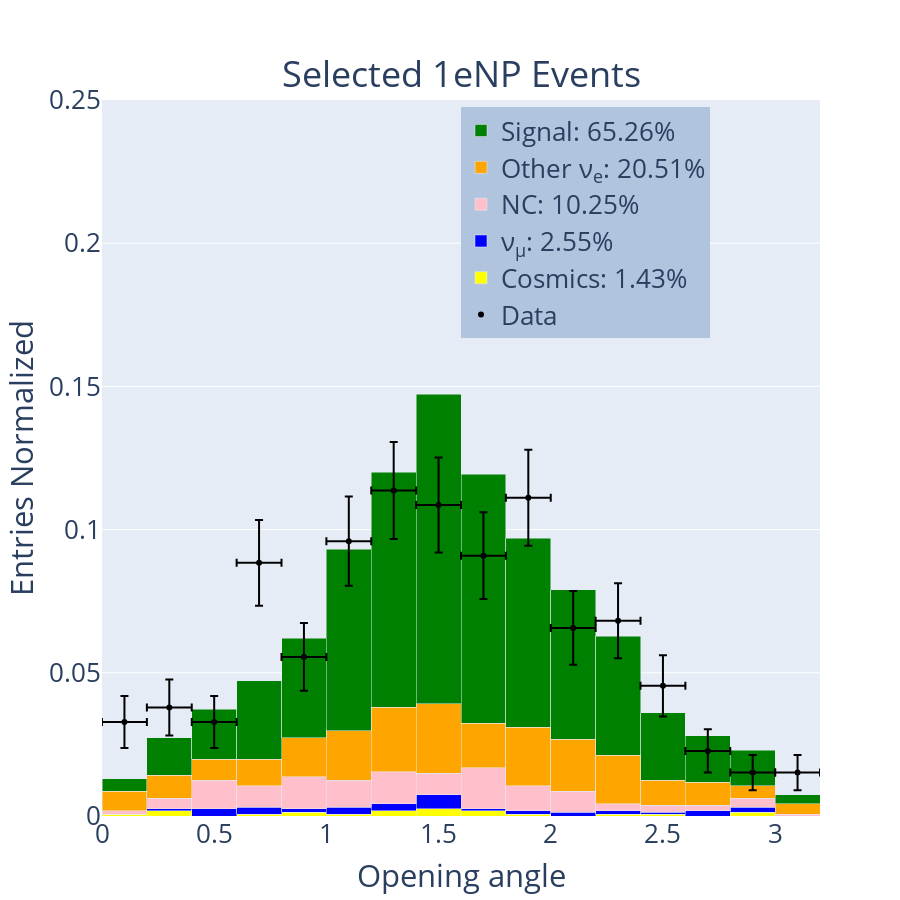
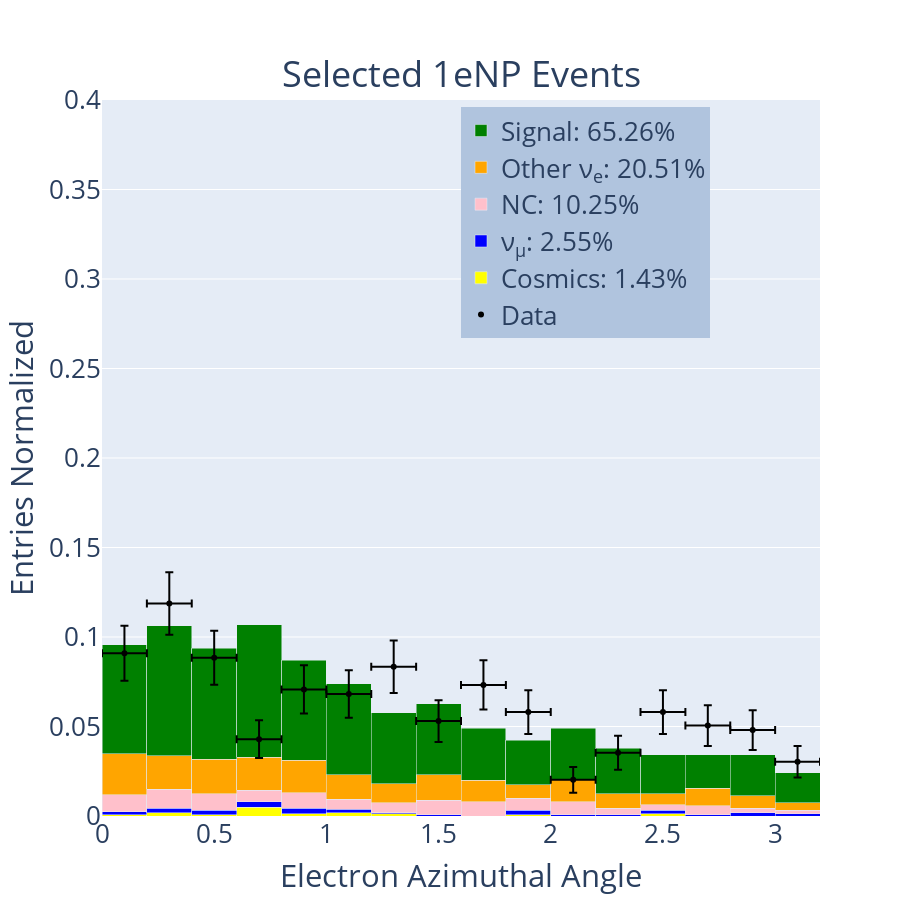
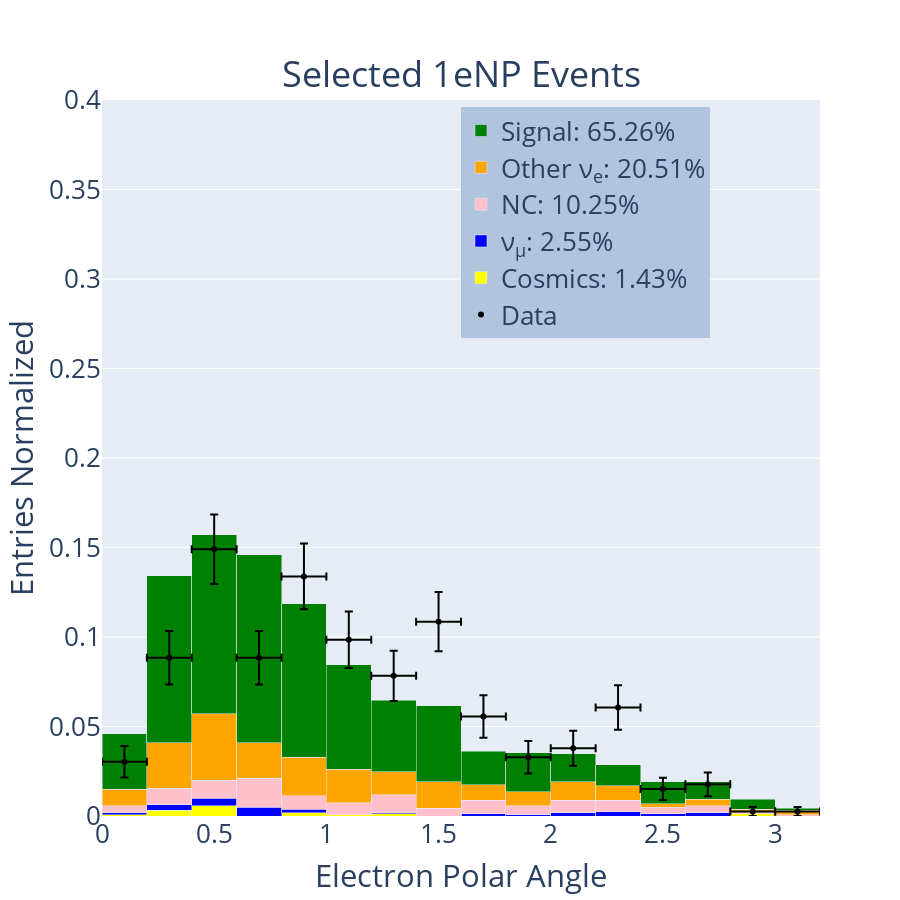

The notebook cell these images were saved under, in order:
### Code cell
hist_1d_norm('opening_angle_reco',[0,.25],[0,3.2],.2,'Opening angle','Selected 1eNP Events','1eNp')
hist_1d_norm('electron_azimuthal_angle_reco',[0,.4],[0,3.2],.2,'Electron Azimuthal Angle','Selected 1eNP Events','1eNp')
hist_1d_norm('leading_electron_polar_angle_reco',[0,.4],[0,3.2],.2,'Electron Polar Angle','Selected 1eNP Events','1eNp')

### Figure 1 — Plotly figure (JSON) as saved in the notebook; plotly's stock layout.template omitted (floating-point values rounded to 4 significant figures)
{"data": [{"error_x": {"array": [0.1, 0.1, 0.1, 0.1, 0.1, 0.1, 0.1, 0.1, 0.1, 0.1, 0.1, 0.1, 0.1, 0.1, 0.1, 0.1], "type": "data"}, "error_y": {"array": [0.009105, 0.00978, 0.009105, 0.01494, 0.01184, 0.01557, 0.01694, 0.01656, 0.01515, 0.01675, 0.01288, 0.01312, 0.01071, 0.007576, 0.006186, 0.006186], "type": "data", "visible": true}, "marker": {"color": "black"}, "mode": "markers", "name": "Data", "type": "scatter", "x": [0.1, 0.3, 0.5, 0.7, 0.9, 1.1, 1.3, 1.5, 1.7, 1.9, 2.1, 2.3, 2.5, 2.7, 2.9, 3.1], "xaxis": "x", "y": [0.03283, 0.03788, 0.03283, 0.08838, 0.05556, 0.09596, 0.1136, 0.1086, 0.09091, 0.1111, 0.06566, 0.06818, 0.04545, 0.02273, 0.01515, 0.01515], "yaxis": "y"}, {"marker": {"color": "yellow"}, "name": "Cosmics: 1.43%", "type": "bar", "width": [0.2, 0.2, 0.2, 0.2, 0.2, 0.2, 0.2, 0.2, 0.2, 0.2, 0.2, 0.2, 0.2, 0.2, 0.2, 0.2], "x": [0.1, 0.3, 0.5, 0.7, 0.9, 1.1, 1.3, 1.5, 1.7, 1.9, 2.1, 2.3, 2.5, 2.7, 2.9, 3.1], "xaxis": "x", "y": [0.0006215, 0.001865, 0, 0.0006215, 0.001243, 0.0006215, 0.001865, 0.002486, 0.001865, 0.0006215, 0, 0.0006215, 0.0006215, 0, 0.001243, 0], "yaxis": "y"}, {"marker": {"color": "blue"}, "name": "ν<sub>μ</sub>: 2.55%", "type": "bar", "width": [0.2, 0.2, 0.2, 0.2, 0.2, 0.2, 0.2, 0.2, 0.2, 0.2, 0.2, 0.2, 0.2, 0.2, 0.2, 0.2], "x": [0.1, 0.3, 0.5, 0.7, 0.9, 1.1, 1.3, 1.5, 1.7, 1.9, 2.1, 2.3, 2.5, 2.7, 2.9, 3.1], "xaxis": "x", "y": [0, 0.0006215, 0.002486, 0.002486, 0.001243, 0.002486, 0.002486, 0.004972, 0.0006215, 0.001243, 0.001243, 0.001243, 0.0006215, 0.001865, 0.001865, 0], "yaxis": "y"}, {"marker": {"color": "pink"}, "name": "NC: 10.25%", "type": "bar", "width": [0.2, 0.2, 0.2, 0.2, 0.2, 0.2, 0.2, 0.2, 0.2, 0.2, 0.2, 0.2, 0.2, 0.2, 0.2, 0.2], "x": [0.1, 0.3, 0.5, 0.7, 0.9, 1.1, 1.3, 1.5, 1.7, 1.9, 2.1, 2.3, 2.5, 2.7, 2.9, 3.1], "xaxis": "x", "y": [0.001243, 0.003729, 0.009944, 0.007458, 0.01119, 0.009323, 0.01119, 0.007458, 0.01429, 0.008701, 0.007458, 0.002486, 0.002486, 0.001865, 0.003108, 0.0006215], "yaxis": "y"}, {"marker": {"color": "orange"}, "name": "Other ν<sub>e</sub>: 20.51%", "type": "bar", "width": [0.2, 0.2, 0.2, 0.2, 0.2, 0.2, 0.2, 0.2, 0.2, 0.2, 0.2, 0.2, 0.2, 0.2, 0.2, 0.2], "x": [0.1, 0.3, 0.5, 0.7, 0.9, 1.1, 1.3, 1.5, 1.7, 1.9, 2.1, 2.3, 2.5, 2.7, 2.9, 3.1], "xaxis": "x", "y": [0.006837, 0.00808, 0.007458, 0.009323, 0.01367, 0.0174, 0.02237, 0.02424, 0.01554, 0.02051, 0.01802, 0.01678, 0.008701, 0.00808, 0.004351, 0.003729], "yaxis": "y"}, {"marker": {"color": "green"}, "name": "Signal: 65.26%", "type": "bar", "width": [0.2, 0.2, 0.2, 0.2, 0.2, 0.2, 0.2, 0.2, 0.2, 0.2, 0.2, 0.2, 0.2, 0.2, 0.2, 0.2], "x": [0.1, 0.3, 0.5, 0.7, 0.9, 1.1, 1.3, 1.5, 1.7, 1.9, 2.1, 2.3, 2.5, 2.7, 2.9, 3.1], "xaxis": "x", "y": [0.004351, 0.01305, 0.0174, 0.02735, 0.0348, 0.06339, 0.08204, 0.1081, 0.08701, 0.06588, 0.05221, 0.04164, 0.02362, 0.01616, 0.01243, 0.003108], "yaxis": "y"}], "layout": {"annotations": [{"font": {"size": 36}, "showarrow": false, "text": "Selected 1eNP Events", "x": 0.5, "xanchor": "center", "xref": "paper", "y": 1, "yanchor": "bottom", "yref": "paper"}], "barmode": "stack", "font": {"size": 26}, "height": 900, "legend": {"bgcolor": "LightSteelBlue", "bordercolor": "Black", "x": 0.5, "xanchor": "left", "y": 0.99, "yanchor": "top"}, "showlegend": true, "width": 900, "xaxis": {"anchor": "y", "domain": [0, 1], "range": [0, 3.2], "title": {"text": "Opening angle"}}, "yaxis": {"anchor": "x", "domain": [0, 1], "range": [0, 0.25], "title": {"text": "Entries Normalized "}}}}

### Figure 2 — Plotly figure (JSON) as saved in the notebook; plotly's stock layout.template omitted (floating-point values rounded to 4 significant figures)
{"data": [{"error_x": {"array": [0.1, 0.1, 0.1, 0.1, 0.1, 0.1, 0.1, 0.1, 0.1, 0.1, 0.1, 0.1, 0.1, 0.1, 0.1, 0.1], "type": "data"}, "error_y": {"array": [0.01531, 0.01749, 0.01509, 0.01052, 0.0135, 0.01326, 0.01465, 0.01169, 0.01374, 0.01223, 0.007215, 0.009545, 0.01223, 0.01141, 0.01112, 0.008837], "type": "data", "visible": true}, "marker": {"color": "black"}, "mode": "markers", "name": "Data", "type": "scatter", "x": [0.1, 0.3, 0.5, 0.7, 0.9, 1.1, 1.3, 1.5, 1.7, 1.9, 2.1, 2.3, 2.5, 2.7, 2.9, 3.1], "xaxis": "x", "y": [0.09091, 0.1187, 0.08838, 0.04293, 0.07071, 0.06818, 0.08333, 0.05303, 0.07323, 0.05808, 0.0202, 0.03535, 0.05808, 0.05051, 0.04798, 0.0303], "yaxis": "y"}, {"marker": {"color": "yellow"}, "name": "Cosmics: 1.43%", "type": "bar", "width": [0.2, 0.2, 0.2, 0.2, 0.2, 0.2, 0.2, 0.2, 0.2, 0.2, 0.2, 0.2, 0.2, 0.2, 0.2, 0.2], "x": [0.1, 0.3, 0.5, 0.7, 0.9, 1.1, 1.3, 1.5, 1.7, 1.9, 2.1, 2.3, 2.5, 2.7, 2.9, 3.1], "xaxis": "x", "y": [0.0006215, 0.001865, 0.0006215, 0.004972, 0.001243, 0.001865, 0.001243, 0, 0, 0.0006215, 0, 0, 0.001243, 0, 0, 0], "yaxis": "y"}, {"marker": {"color": "blue"}, "name": "ν<sub>μ</sub>: 2.55%", "type": "bar", "width": [0.2, 0.2, 0.2, 0.2, 0.2, 0.2, 0.2, 0.2, 0.2, 0.2, 0.2, 0.2, 0.2, 0.2, 0.2, 0.2], "x": [0.1, 0.3, 0.5, 0.7, 0.9, 1.1, 1.3, 1.5, 1.7, 1.9, 2.1, 2.3, 2.5, 2.7, 2.9, 3.1], "xaxis": "x", "y": [0.001865, 0.002486, 0.002486, 0.003108, 0.003108, 0.001865, 0.0006215, 0.0006215, 0, 0.002486, 0.0006215, 0.0006215, 0.001865, 0.0006215, 0.001865, 0.001243], "yaxis": "y"}, {"marker": {"color": "pink"}, "name": "NC: 10.25%", "type": "bar", "width": [0.2, 0.2, 0.2, 0.2, 0.2, 0.2, 0.2, 0.2, 0.2, 0.2, 0.2, 0.2, 0.2, 0.2, 0.2, 0.2], "x": [0.1, 0.3, 0.5, 0.7, 0.9, 1.1, 1.3, 1.5, 1.7, 1.9, 2.1, 2.3, 2.5, 2.7, 2.9, 3.1], "xaxis": "x", "y": [0.009323, 0.01057, 0.009323, 0.006215, 0.008701, 0.005594, 0.005594, 0.00808, 0.00808, 0.006837, 0.007458, 0.003729, 0.003108, 0.004972, 0.002486, 0.001865], "yaxis": "y"}, {"marker": {"color": "orange"}, "name": "Other ν<sub>e</sub>: 20.51%", "type": "bar", "width": [0.2, 0.2, 0.2, 0.2, 0.2, 0.2, 0.2, 0.2, 0.2, 0.2, 0.2, 0.2, 0.2, 0.2, 0.2, 0.2], "x": [0.1, 0.3, 0.5, 0.7, 0.9, 1.1, 1.3, 1.5, 1.7, 1.9, 2.1, 2.3, 2.5, 2.7, 2.9, 3.1], "xaxis": "x", "y": [0.023, 0.01865, 0.01927, 0.01865, 0.01802, 0.01367, 0.01057, 0.01429, 0.01181, 0.007458, 0.01243, 0.00808, 0.006215, 0.009944, 0.006837, 0.004351], "yaxis": "y"}, {"marker": {"color": "green"}, "name": "Signal: 65.26%", "type": "bar", "width": [0.2, 0.2, 0.2, 0.2, 0.2, 0.2, 0.2, 0.2, 0.2, 0.2, 0.2, 0.2, 0.2, 0.2, 0.2, 0.2], "x": [0.1, 0.3, 0.5, 0.7, 0.9, 1.1, 1.3, 1.5, 1.7, 1.9, 2.1, 2.3, 2.5, 2.7, 2.9, 3.1], "xaxis": "x", "y": [0.06091, 0.07272, 0.06215, 0.07396, 0.05594, 0.05096, 0.03978, 0.03978, 0.02921, 0.02486, 0.02859, 0.02548, 0.02175, 0.01865, 0.023, 0.01678], "yaxis": "y"}], "layout": {"annotations": [{"font": {"size": 36}, "showarrow": false, "text": "Selected 1eNP Events", "x": 0.5, "xanchor": "center", "xref": "paper", "y": 1, "yanchor": "bottom", "yref": "paper"}], "barmode": "stack", "font": {"size": 26}, "height": 900, "legend": {"bgcolor": "LightSteelBlue", "bordercolor": "Black", "x": 0.5, "xanchor": "left", "y": 0.99, "yanchor": "top"}, "showlegend": true, "width": 900, "xaxis": {"anchor": "y", "domain": [0, 1], "range": [0, 3.2], "title": {"text": "Electron Azimuthal Angle"}}, "yaxis": {"anchor": "x", "domain": [0, 1], "range": [0, 0.4], "title": {"text": "Entries Normalized "}}}}

### Figure 3 — Plotly figure (JSON) as saved in the notebook; plotly's stock layout.template omitted (floating-point values rounded to 4 significant figures)
{"data": [{"error_x": {"array": [0.1, 0.1, 0.1, 0.1, 0.1, 0.1, 0.1, 0.1, 0.1, 0.1, 0.1, 0.1, 0.1, 0.1, 0.1, 0.1], "type": "data"}, "error_y": {"array": [0.008748, 0.01494, 0.0194, 0.01494, 0.01838, 0.01577, 0.01406, 0.01656, 0.01184, 0.009105, 0.00978, 0.01237, 0.006186, 0.006681, 0.002525, 0.002525], "type": "data", "visible": true}, "marker": {"color": "black"}, "mode": "markers", "name": "Data", "type": "scatter", "x": [0.1, 0.3, 0.5, 0.7, 0.9, 1.1, 1.3, 1.5, 1.7, 1.9, 2.1, 2.3, 2.5, 2.7, 2.9, 3.1], "xaxis": "x", "y": [0.0303, 0.08838, 0.149, 0.08838, 0.1338, 0.09848, 0.07828, 0.1086, 0.05556, 0.03283, 0.03788, 0.06061, 0.01515, 0.01768, 0.002525, 0.002525], "yaxis": "y"}, {"marker": {"color": "yellow"}, "name": "Cosmics: 1.43%", "type": "bar", "width": [0.2, 0.2, 0.2, 0.2, 0.2, 0.2, 0.2, 0.2, 0.2, 0.2, 0.2, 0.2, 0.2, 0.2, 0.2, 0.2], "x": [0.1, 0.3, 0.5, 0.7, 0.9, 1.1, 1.3, 1.5, 1.7, 1.9, 2.1, 2.3, 2.5, 2.7, 2.9, 3.1], "xaxis": "x", "y": [0.0006215, 0.003108, 0.005594, 0, 0.001865, 0.0006215, 0.001243, 0, 0, 0, 0, 0, 0, 0, 0.001243, 0], "yaxis": "y"}, {"marker": {"color": "blue"}, "name": "ν<sub>μ</sub>: 2.55%", "type": "bar", "width": [0.2, 0.2, 0.2, 0.2, 0.2, 0.2, 0.2, 0.2, 0.2, 0.2, 0.2, 0.2, 0.2, 0.2, 0.2, 0.2], "x": [0.1, 0.3, 0.5, 0.7, 0.9, 1.1, 1.3, 1.5, 1.7, 1.9, 2.1, 2.3, 2.5, 2.7, 2.9, 3.1], "xaxis": "x", "y": [0.001243, 0.003108, 0.004351, 0.004972, 0.001865, 0, 0.0006215, 0, 0.001243, 0.0006215, 0.001865, 0.002486, 0.001243, 0.001865, 0, 0], "yaxis": "y"}, {"marker": {"color": "pink"}, "name": "NC: 10.25%", "type": "bar", "width": [0.2, 0.2, 0.2, 0.2, 0.2, 0.2, 0.2, 0.2, 0.2, 0.2, 0.2, 0.2, 0.2, 0.2, 0.2, 0.2], "x": [0.1, 0.3, 0.5, 0.7, 0.9, 1.1, 1.3, 1.5, 1.7, 1.9, 2.1, 2.3, 2.5, 2.7, 2.9, 3.1], "xaxis": "x", "y": [0.003729, 0.009323, 0.009944, 0.01616, 0.007458, 0.006837, 0.009944, 0.004351, 0.007458, 0.004972, 0.006837, 0.006215, 0.003729, 0.003729, 0.001243, 0.0006215], "yaxis": "y"}, {"marker": {"color": "orange"}, "name": "Other ν<sub>e</sub>: 20.51%", "type": "bar", "width": [0.2, 0.2, 0.2, 0.2, 0.2, 0.2, 0.2, 0.2, 0.2, 0.2, 0.2, 0.2, 0.2, 0.2, 0.2, 0.2], "x": [0.1, 0.3, 0.5, 0.7, 0.9, 1.1, 1.3, 1.5, 1.7, 1.9, 2.1, 2.3, 2.5, 2.7, 2.9, 3.1], "xaxis": "x", "y": [0.009323, 0.02548, 0.03729, 0.01989, 0.02175, 0.01865, 0.01305, 0.01492, 0.008701, 0.00808, 0.01057, 0.00808, 0.001865, 0.003729, 0.001243, 0.002486], "yaxis": "y"}, {"marker": {"color": "green"}, "name": "Signal: 65.26%", "type": "bar", "width": [0.2, 0.2, 0.2, 0.2, 0.2, 0.2, 0.2, 0.2, 0.2, 0.2, 0.2, 0.2, 0.2, 0.2, 0.2, 0.2], "x": [0.1, 0.3, 0.5, 0.7, 0.9, 1.1, 1.3, 1.5, 1.7, 1.9, 2.1, 2.3, 2.5, 2.7, 2.9, 3.1], "xaxis": "x", "y": [0.03108, 0.09323, 0.1001, 0.105, 0.08577, 0.05842, 0.03978, 0.04226, 0.01865, 0.02175, 0.01554, 0.01181, 0.01243, 0.009944, 0.005594, 0.001243], "yaxis": "y"}], "layout": {"annotations": [{"font": {"size": 36}, "showarrow": false, "text": "Selected 1eNP Events", "x": 0.5, "xanchor": "center", "xref": "paper", "y": 1, "yanchor": "bottom", "yref": "paper"}], "barmode": "stack", "font": {"size": 26}, "height": 900, "legend": {"bgcolor": "LightSteelBlue", "bordercolor": "Black", "x": 0.5, "xanchor": "left", "y": 0.99, "yanchor": "top"}, "showlegend": true, "width": 900, "xaxis": {"anchor": "y", "domain": [0, 1], "range": [0, 3.2], "title": {"text": "Electron Polar Angle"}}, "yaxis": {"anchor": "x", "domain": [0, 1], "range": [0, 0.4], "title": {"text": "Entries Normalized "}}}}
